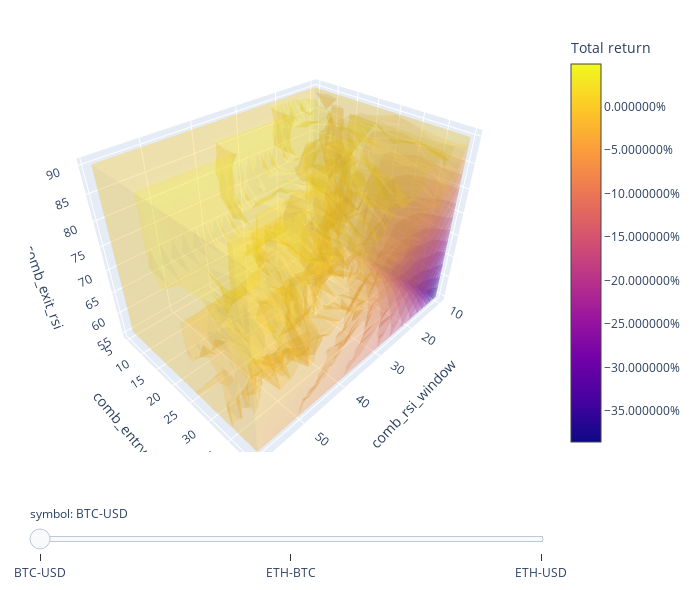

Notebook code for this chart:
### Code cell
fig = returns.vbt.volume(
    x_level='comb_rsi_window',
    y_level='comb_entry_rsi', 
    z_level='comb_exit_rsi',
    slider_level='symbol',
    trace_kwargs=dict(colorbar=dict(title='Total return', tickformat='%')))
fig.show()

### Figure 1 — Plotly figure (JSON) as saved in the notebook; plotly's stock layout.template omitted (floating-point values rounded to 4 significant figures; data arrays with more than 128 entries replaced by an {"elided": "..."} marker saying what was removed)
{"data": [{"colorbar": {"tickformat": "%", "title": {"text": "Total return"}}, "colorscale": [[0, "#0d0887"], [0.1111, "#46039f"], [0.2222, "#7201a8"], [0.3333, "#9c179e"], [0.4444, "#bd3786"], [0.5556, "#d8576b"], [0.6667, "#ed7953"], [0.7778, "#fb9f3a"], [0.8889, "#fdca26"], [1, "#f0f921"]], "hovertemplate": "comb_rsi_window: %{x}<br>comb_entry_rsi: %{y}<br>comb_exit_rsi: %{z}<br>value: %{value}<extra></extra>", "name": "BTC-USD", "opacity": 0.2, "surface": {"count": 15}, "type": "volume", "uid": "0d337e44-e910-4943-9ea0-72fb20ed76e7", "value": {"elided": "3200 float values"}, "visible": true, "x": {"elided": "3200 int values"}, "y": {"elided": "3200 int values"}, "z": {"elided": "3200 int values"}}, {"colorbar": {"tickformat": "%", "title": {"text": "Total return"}}, "colorscale": [[0, "#0d0887"], [0.1111, "#46039f"], [0.2222, "#7201a8"], [0.3333, "#9c179e"], [0.4444, "#bd3786"], [0.5556, "#d8576b"], [0.6667, "#ed7953"], [0.7778, "#fb9f3a"], [0.8889, "#fdca26"], [1, "#f0f921"]], "hovertemplate": "comb_rsi_window: %{x}<br>comb_entry_rsi: %{y}<br>comb_exit_rsi: %{z}<br>value: %{value}<extra></extra>", "name": "ETH-BTC", "opacity": 0.2, "surface": {"count": 15}, "type": "volume", "uid": "46202ac8-5ca2-4aaa-b509-116fc2a627ff", "value": {"elided": "3200 float values"}, "visible": false, "x": {"elided": "3200 int values"}, "y": {"elided": "3200 int values"}, "z": {"elided": "3200 int values"}}, {"colorbar": {"tickformat": "%", "title": {"text": "Total return"}}, "colorscale": [[0, "#0d0887"], [0.1111, "#46039f"], [0.2222, "#7201a8"], [0.3333, "#9c179e"], [0.4444, "#bd3786"], [0.5556, "#d8576b"], [0.6667, "#ed7953"], [0.7778, "#fb9f3a"], [0.8889, "#fdca26"], [1, "#f0f921"]], "hovertemplate": "comb_rsi_window: %{x}<br>comb_entry_rsi: %{y}<br>comb_exit_rsi: %{z}<br>value: %{value}<extra></extra>", "name": "ETH-USD", "opacity": 0.2, "surface": {"count": 15}, "type": "volume", "uid": "a8709aa0-8ecf-4924-ba98-b2422fb793c7", "value": {"elided": "3200 float values"}, "visible": false, "x": {"elided": "3200 int values"}, "y": {"elided": "3200 int values"}, "z": {"elided": "3200 int values"}}], "layout": {"height": 590, "legend": {"orientation": "h", "traceorder": "normal", "x": 1, "xanchor": "right", "y": 1.02, "yanchor": "bottom"}, "margin": {"b": 30, "l": 30, "r": 30, "t": 30}, "scene": {"xaxis": {"title": {"text": "comb_rsi_window"}}, "yaxis": {"title": {"text": "comb_entry_rsi"}}, "zaxis": {"title": {"text": "comb_exit_rsi"}}}, "sliders": [{"active": 0, "currentvalue": {"prefix": "symbol: "}, "pad": {"t": 50}, "steps": [{"args": [{"visible": [true, false, false]}, {}], "label": "BTC-USD", "method": "update"}, {"args": [{"visible": [false, true, false]}, {}], "label": "ETH-BTC", "method": "update"}, {"args": [{"visible": [false, false, true]}, {}], "label": "ETH-USD", "method": "update"}]}], "width": 700}}
